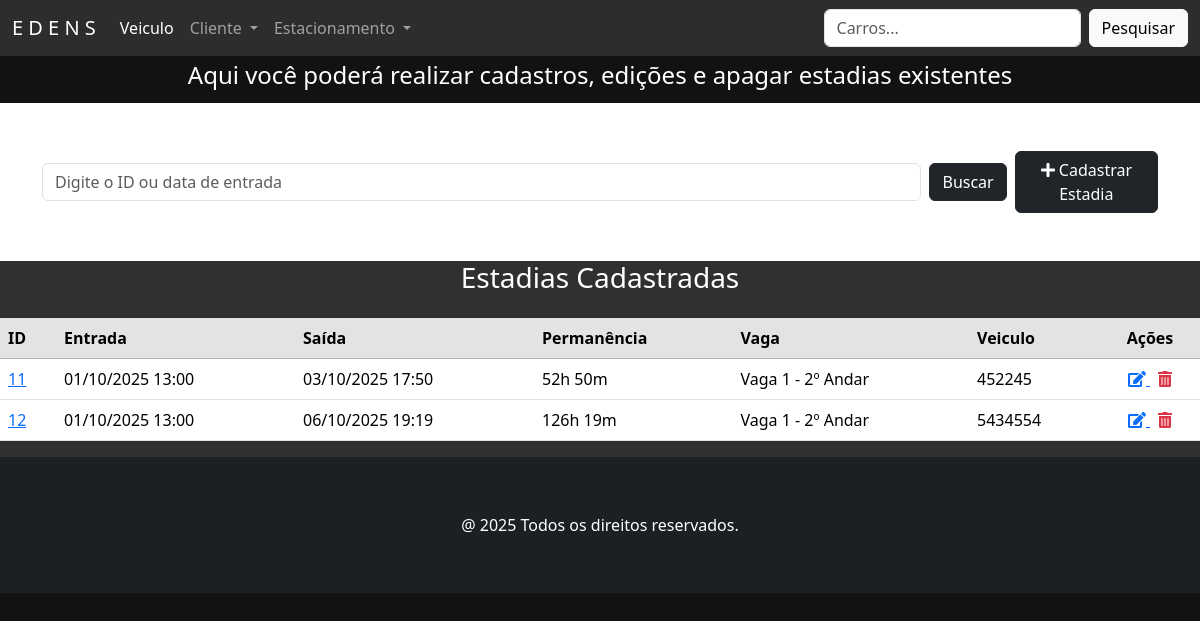
The app's page /estadias/, older data.
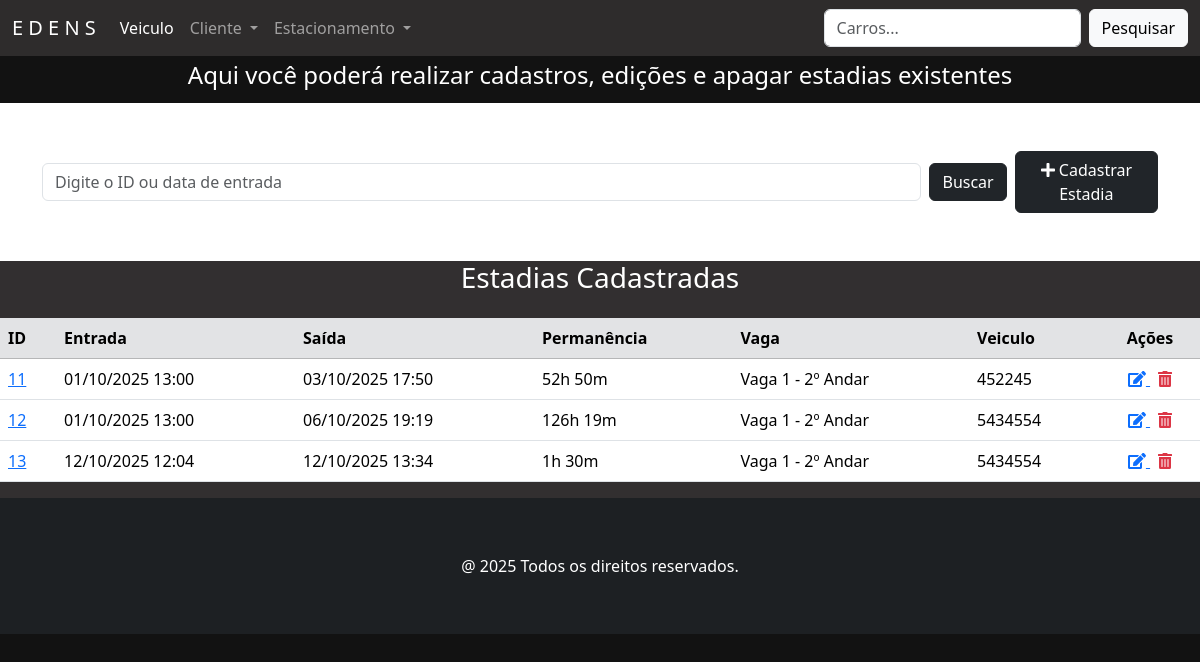
The same page, newer data.
### estadia/models.py (models this page shows, shortened)
class Estadia(models.Model):
    idEstadia = models.AutoField(primary_key=True, verbose_name='ID Estadia')
    entrada = models.DateTimeField('Entrada', help_text='Data e hora de entrada')
    saida = models.DateTimeField('Saída',  blank= True, null= True, help_text='Data e hora de saída')
    vaga = models.ForeignKey(
        'vaga.Vaga',
        on_delete=models.CASCADE,
        related_name='estadias',
        verbose_name='Vaga',
        help_text='Vaga que será ocupada',
        blank=True,
        null=True,
    )
    veiculo = models.ForeignKey(
        'veiculo.Veiculo',
        on_delete=models.CASCADE,
        related_name='estadias',
        verbose_name='Veículo',
        help_text='Veiculo para ser estacionado',
        blank=True,
        null=True,
    )
    class Meta:
        verbose_name = 'Estadia'
        verbose_name_plural = 'Estadias'
        constraints = [
            models.UniqueConstraint(
                fields=['vaga'],
                condition=models.Q(saida__isnull=True),
                name='unique_vaga_ativa'
            ),
            models.UniqueConstraint(
                fields=['veiculo'],
                condition=models.Q(saida__isnull=True),
                name='unique_veiculo_ativo'
            ),
        ]
    @property
    def permanencia(self):
        if self.entrada and self.saida:
            delta = self.saida - self.entrada
            horas, resto = divmod(delta.total_seconds(), 3600)
            minutos, segundos = divmod(resto, 60)
            return f"{int(horas)}h {int(minutos)}m"
        return "Em andamento"

### vaga/models.py (models this page shows)
class Vaga(models.Model):
    ANDAR_CHOICES = [
        ('A', '1º Andar'),
        ('B', '2º Andar'),
        ('C', '3º Andar'),
    ]
    TAMANHO_CHOICES = [
        ('Pequeno', 'Pequeno'),
        ('Médio', 'Medio'),
        ('Grande', 'Grande'),
    ]
    numero = models.CharField('Número', max_length=10, help_text='Número da vaga')
    tamanho = models.CharField('Tamanho', max_length=20, choices=TAMANHO_CHOICES, help_text='Tamanho da vaga (ex: Pequena, Média, Grande)')
    andar = models.CharField('Andar', max_length=1, choices=ANDAR_CHOICES, help_text='Andar da vaga')
    class Meta:
        verbose_name = 'Vaga'
        verbose_name_plural = 'Vagas'
        constraints = [
            models.UniqueConstraint(fields=['numero', 'andar'], name='unique_numero_andar')
        ]
    def __str__(self):
        return f'Vaga {self.numero} - {self.get_andar_display()}'

### veiculo/models.py (models this page shows)
class Veiculo(models.Model):
    placa = models.CharField('Placa', max_length=10, unique=True, help_text='Placa do veículo')
    tipo = models.CharField('Tipo de Veículo', max_length=20, choices=TIPO_VEICULO)
    dono = models.ForeignKey(Cliente, on_delete=models.CASCADE, related_name='veiculos', default=1)
    class Meta:
        verbose_name = 'Veículo'
        verbose_name_plural = 'Veículos'
    def __str__(self):
        return f"{self.placa}"

### estadia/views.py (the view)
# urls.py: path('estadias/', EstadiaView.as_view(), name='estadias'),
class EstadiaView(ListView):
    model = Estadia
    template_name = 'estadia.html'
    def get_queryset(self):
        buscar = self.request.GET.get('buscar')
        qs = super().get_queryset()
        if buscar:
            qs = qs.filter(idEstadia__icontains=buscar) | qs.filter(entrada__icontains=buscar)
        if qs.exists():
            paginator = Paginator(qs, 10)
            listagem = paginator.get_page(self.request.GET.get('page'))
            return listagem
        else:
            messages.info(self.request, 'Não existem estadias cadastradas.')
            return Estadia.objects.none()

### estadia/templates/estadia.html (shortened to what this page needs)
{% extends 'principal.html' %}
{% load django_bootstrap5 %}
{% load static %}
{% block content %}
    <div class="contaier-flex text-center text-white" style="background-color: #121212; padding: 5px">
        <h4>Aqui você poderá realizar cadastros, edições e apagar estadias existentes</h4>
    </div>
    <section class="section">
        <div class="container mb-5 mt-5">
            <form action="" method="GET" class="d-flex justify-content-start align-items-center gap-2">
                <input class="form-control" type="text" name="buscar" value="{{ request.GET.buscar }}"
                       placeholder="Digite o ID ou data de entrada" style="max-width: 900px;">
                <button type="submit" class="btn btn-dark">Buscar</button>
                <a href="{% url 'estadia_adicionar' %}" class="btn btn-dark">
                    <i class="fas fa-plus"></i> Cadastrar Estadia
                </a>
            </form>
        </div>
    </section>
    {% if object_list %}
        <div class="card-body" style="background-color: #322f30">
            <h3 class="text-center text-white mb-4">Estadias Cadastradas</h3>
            <div class="table-responsive">
                <table class="table table-hover">
                    <thead class="table-secondary">
                    <tr>
                        <th>ID</th>
                        <th>Entrada</th>
                        <th>Saída</th>
                        <th>Permanência</th>
                        <th>Vaga</th>
                        <th>Veiculo</th>
                        <th style="width: 100px; text-align: center">Ações</th>
                    </tr>
                    </thead>
                    <tbody>
                    {% for estadia in object_list %}
                        <tr>
                            <td>
                                <a href="#" data-bs-toggle="modal" data-bs-target="#modal{{ estadia.idEstadia }}">
                                    {{ estadia.idEstadia }}
                                </a>
                            </td>
                            <td>{{ estadia.entrada|date:"d/m/Y H:i" }}</td>
                            <td>{{ estadia.saida|date:"d/m/Y H:i" }}</td>
                            <td>{{ estadia.permanencia }}</td>
                            <td>{{ estadia.vaga }}</td>
                            <td>{{ estadia.veiculo }}</td>
                            <td class="text-center">
                                <a href="{% url 'estadia_editar' estadia.pk %}" class="me-2" title="Editar">
                                    <i class="fas fa-edit"></i>
                                </a>
                                <a href="{% url 'estadia_apagar' estadia.pk %}" title="Apagar" class="text-danger">
                                    <i class="fas fa-trash-alt"></i>
                                </a>
                            </td>
                        </tr>
                    {% endfor %}
                    </tbody>
                </table>
            </div>
        </div>
    {% else %}
        <p class="text-center mt-4">Nenhuma estadia encontrada.</p>
    {% endif %}
{% endblock %}

Row changes from the older to the newer data that the page shows:
added Estadia: idEstadia "13", entrada "12/10/2025 12:04", saida "12/10/2025 13:34", permanencia "1h 30m", vaga "Vaga 1 - 2º Andar", veiculo "5434554"
